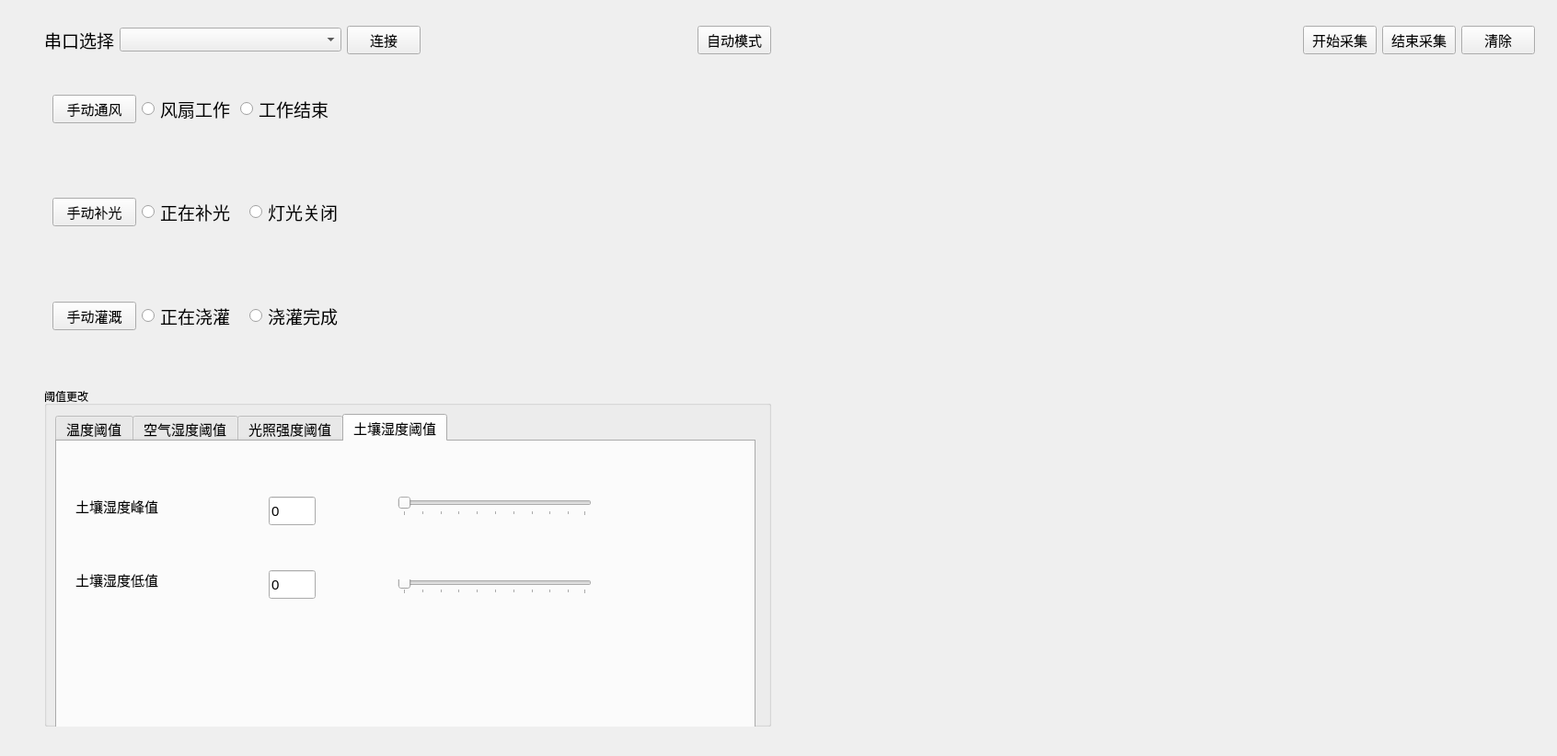
<?xml version="1.0" encoding="UTF-8"?>
<ui version="4.0">
 <class>RealTimeDate</class>
 <widget class="QWidget" name="RealTimeDate">
  <property name="geometry">
   <rect>
    <x>0</x>
    <y>0</y>
    <width>1692</width>
    <height>822</height>
   </rect>
  </property>
  <property name="windowTitle">
   <string>RealTimeDate</string>
  </property>
  <widget class="QFrame" name="frame">
   <property name="geometry">
    <rect>
     <x>30</x>
     <y>10</y>
     <width>826</width>
     <height>798</height>
    </rect>
   </property>
   <property name="minimumSize">
    <size>
     <width>781</width>
     <height>631</height>
    </size>
   </property>
   <property name="maximumSize">
    <size>
     <width>828</width>
     <height>798</height>
    </size>
   </property>
   <property name="frameShape">
    <enum>QFrame::NoFrame</enum>
   </property>
   <layout class="QVBoxLayout" name="verticalLayout_2">
    <item>
     <widget class="QFrame" name="frame_3">
      <property name="minimumSize">
       <size>
        <width>761</width>
        <height>264</height>
       </size>
      </property>
      <property name="frameShape">
       <enum>QFrame::NoFrame</enum>
      </property>
      <layout class="QVBoxLayout" name="verticalLayout">
       <item>
        <layout class="QHBoxLayout" name="horizontalLayout_4">
         <item>
          <widget class="QLabel" name="label">
           <property name="minimumSize">
            <size>
             <width>51</width>
             <height>21</height>
            </size>
           </property>
           <property name="font">
            <font>
             <family>Agency FB</family>
             <pointsize>14</pointsize>
            </font>
           </property>
           <property name="text">
            <string>串口选择</string>
           </property>
          </widget>
         </item>
         <item>
          <widget class="QComboBox" name="cbxSerial">
           <property name="minimumSize">
            <size>
             <width>241</width>
             <height>21</height>
            </size>
           </property>
           <property name="font">
            <font>
             <family>Agency FB</family>
             <pointsize>10</pointsize>
            </font>
           </property>
          </widget>
         </item>
         <item>
          <widget class="QPushButton" name="pbtlink">
           <property name="minimumSize">
            <size>
             <width>80</width>
             <height>20</height>
            </size>
           </property>
           <property name="font">
            <font>
             <family>Agency FB</family>
             <pointsize>11</pointsize>
            </font>
           </property>
           <property name="text">
            <string>连接</string>
           </property>
          </widget>
         </item>
         <item>
          <spacer name="horizontalSpacer">
           <property name="orientation">
            <enum>Qt::Horizontal</enum>
           </property>
           <property name="sizeHint" stdset="0">
            <size>
             <width>40</width>
             <height>20</height>
            </size>
           </property>
          </spacer>
         </item>
         <item>
          <widget class="QPushButton" name="Automatic">
           <property name="font">
            <font>
             <family>Agency FB</family>
             <pointsize>11</pointsize>
            </font>
           </property>
           <property name="text">
            <string>自动模式</string>
           </property>
          </widget>
         </item>
        </layout>
       </item>
       <item>
        <widget class="QFrame" name="frame_air">
         <property name="frameShape">
          <enum>QFrame::NoFrame</enum>
         </property>
         <layout class="QHBoxLayout" name="horizontalLayout_9">
          <item>
           <layout class="QHBoxLayout" name="horizontalLayout">
            <item>
             <widget class="QPushButton" name="pbtAir">
              <property name="minimumSize">
               <size>
                <width>91</width>
                <height>31</height>
               </size>
              </property>
              <property name="font">
               <font>
                <family>Agency FB</family>
                <pointsize>11</pointsize>
               </font>
              </property>
              <property name="text">
               <string>手动通风</string>
              </property>
             </widget>
            </item>
            <item>
             <widget class="QRadioButton" name="rbtAir_open">
              <property name="minimumSize">
               <size>
                <width>101</width>
                <height>31</height>
               </size>
              </property>
              <property name="font">
               <font>
                <family>Agency FB</family>
                <pointsize>14</pointsize>
               </font>
              </property>
              <property name="mouseTracking">
               <bool>true</bool>
              </property>
              <property name="text">
               <string>风扇工作</string>
              </property>
              <property name="checkable">
               <bool>true</bool>
              </property>
             </widget>
            </item>
            <item>
             <widget class="QRadioButton" name="rbtAir_close">
              <property name="enabled">
               <bool>true</bool>
              </property>
              <property name="minimumSize">
               <size>
                <width>121</width>
                <height>31</height>
               </size>
              </property>
              <property name="font">
               <font>
                <family>Agency FB</family>
                <pointsize>14</pointsize>
               </font>
              </property>
              <property name="mouseTracking">
               <bool>true</bool>
              </property>
              <property name="text">
               <string>工作结束</string>
              </property>
             </widget>
            </item>
            <item>
             <spacer name="horizontalSpacer_2">
              <property name="orientation">
               <enum>Qt::Horizontal</enum>
              </property>
              <property name="sizeHint" stdset="0">
               <size>
                <width>40</width>
                <height>20</height>
               </size>
              </property>
             </spacer>
            </item>
           </layout>
          </item>
         </layout>
        </widget>
       </item>
       <item>
        <widget class="QFrame" name="frame_light">
         <property name="frameShape">
          <enum>QFrame::NoFrame</enum>
         </property>
         <layout class="QHBoxLayout" name="horizontalLayout_10">
          <item>
           <layout class="QHBoxLayout" name="horizontalLayout_2">
            <item>
             <widget class="QPushButton" name="pbtLight">
              <property name="minimumSize">
               <size>
                <width>91</width>
                <height>31</height>
               </size>
              </property>
              <property name="font">
               <font>
                <family>Agency FB</family>
                <pointsize>11</pointsize>
               </font>
              </property>
              <property name="text">
               <string>手动补光</string>
              </property>
             </widget>
            </item>
            <item>
             <widget class="QRadioButton" name="rbtLight_open">
              <property name="minimumSize">
               <size>
                <width>111</width>
                <height>31</height>
               </size>
              </property>
              <property name="font">
               <font>
                <family>Agency FB</family>
                <pointsize>14</pointsize>
               </font>
              </property>
              <property name="mouseTracking">
               <bool>true</bool>
              </property>
              <property name="text">
               <string>正在补光</string>
              </property>
             </widget>
            </item>
            <item>
             <widget class="QRadioButton" name="rbtLight_close">
              <property name="minimumSize">
               <size>
                <width>121</width>
                <height>31</height>
               </size>
              </property>
              <property name="font">
               <font>
                <family>Agency FB</family>
                <pointsize>14</pointsize>
               </font>
              </property>
              <property name="mouseTracking">
               <bool>true</bool>
              </property>
              <property name="text">
               <string>灯光关闭</string>
              </property>
             </widget>
            </item>
            <item>
             <spacer name="horizontalSpacer_3">
              <property name="orientation">
               <enum>Qt::Horizontal</enum>
              </property>
              <property name="sizeHint" stdset="0">
               <size>
                <width>40</width>
                <height>20</height>
               </size>
              </property>
             </spacer>
            </item>
           </layout>
          </item>
         </layout>
        </widget>
       </item>
       <item>
        <widget class="QFrame" name="frame_water">
         <property name="frameShape">
          <enum>QFrame::NoFrame</enum>
         </property>
         <layout class="QHBoxLayout" name="horizontalLayout_11">
          <item>
           <layout class="QHBoxLayout" name="horizontalLayout_3">
            <item>
             <widget class="QPushButton" name="pbtWater">
              <property name="minimumSize">
               <size>
                <width>91</width>
                <height>31</height>
               </size>
              </property>
              <property name="font">
               <font>
                <family>Agency FB</family>
                <pointsize>11</pointsize>
               </font>
              </property>
              <property name="text">
               <string>手动灌溉</string>
              </property>
             </widget>
            </item>
            <item>
             <widget class="QRadioButton" name="rbtWater_open">
              <property name="minimumSize">
               <size>
                <width>111</width>
                <height>31</height>
               </size>
              </property>
              <property name="font">
               <font>
                <family>Agency FB</family>
                <pointsize>14</pointsize>
               </font>
              </property>
              <property name="mouseTracking">
               <bool>true</bool>
              </property>
              <property name="text">
               <string>正在浇灌</string>
              </property>
             </widget>
            </item>
            <item>
             <widget class="QRadioButton" name="rbtWater_close">
              <property name="minimumSize">
               <size>
                <width>121</width>
                <height>31</height>
               </size>
              </property>
              <property name="font">
               <font>
                <family>Agency FB</family>
                <pointsize>14</pointsize>
               </font>
              </property>
              <property name="mouseTracking">
               <bool>true</bool>
              </property>
              <property name="text">
               <string>浇灌完成</string>
              </property>
             </widget>
            </item>
            <item>
             <spacer name="horizontalSpacer_4">
              <property name="orientation">
               <enum>Qt::Horizontal</enum>
              </property>
              <property name="sizeHint" stdset="0">
               <size>
                <width>40</width>
                <height>20</height>
               </size>
              </property>
             </spacer>
            </item>
           </layout>
          </item>
         </layout>
        </widget>
       </item>
      </layout>
     </widget>
    </item>
    <item>
     <widget class="QFrame" name="frame_4">
      <property name="frameShape">
       <enum>QFrame::NoFrame</enum>
      </property>
      <layout class="QHBoxLayout" name="horizontalLayout_5">
       <item>
        <widget class="QGroupBox" name="groupBox">
         <property name="minimumSize">
          <size>
           <width>731</width>
           <height>341</height>
          </size>
         </property>
         <property name="title">
          <string>阈值更改</string>
         </property>
         <widget class="QTabWidget" name="twtChange">
          <property name="geometry">
           <rect>
            <x>12</x>
            <y>29</y>
            <width>761</width>
            <height>491</height>
           </rect>
          </property>
          <property name="minimumSize">
           <size>
            <width>737</width>
            <height>300</height>
           </size>
          </property>
          <property name="font">
           <font>
            <family>Arial</family>
            <pointsize>11</pointsize>
           </font>
          </property>
          <property name="currentIndex">
           <number>3</number>
          </property>
          <widget class="QWidget" name="tab">
           <attribute name="title">
            <string>温度阈值</string>
           </attribute>
           <widget class="QLabel" name="label_3">
            <property name="geometry">
             <rect>
              <x>20</x>
              <y>50</y>
              <width>151</width>
              <height>31</height>
             </rect>
            </property>
            <property name="text">
             <string>温度峰值</string>
            </property>
           </widget>
           <widget class="QLineEdit" name="let_High_Temperature">
            <property name="geometry">
             <rect>
              <x>200</x>
              <y>50</y>
              <width>51</width>
              <height>31</height>
             </rect>
            </property>
            <property name="font">
             <font>
              <family>Arial</family>
              <pointsize>11</pointsize>
             </font>
            </property>
            <property name="text">
             <string>0</string>
            </property>
           </widget>
           <widget class="QLabel" name="label_4">
            <property name="geometry">
             <rect>
              <x>20</x>
              <y>150</y>
              <width>171</width>
              <height>31</height>
             </rect>
            </property>
            <property name="text">
             <string>温度低值</string>
            </property>
           </widget>
           <widget class="QLineEdit" name="let_Low_Temperature">
            <property name="geometry">
             <rect>
              <x>200</x>
              <y>150</y>
              <width>51</width>
              <height>31</height>
             </rect>
            </property>
            <property name="font">
             <font>
              <family>Arial</family>
              <pointsize>11</pointsize>
             </font>
            </property>
            <property name="text">
             <string>0</string>
            </property>
           </widget>
           <widget class="QSlider" name="hsr_High_Temperature">
            <property name="geometry">
             <rect>
              <x>380</x>
              <y>60</y>
              <width>191</width>
              <height>21</height>
             </rect>
            </property>
            <property name="maximum">
             <number>50</number>
            </property>
            <property name="orientation">
             <enum>Qt::Horizontal</enum>
            </property>
            <property name="tickPosition">
             <enum>QSlider::TicksBelow</enum>
            </property>
            <property name="tickInterval">
             <number>10</number>
            </property>
           </widget>
           <widget class="QSlider" name="hsr_Low_Temperature">
            <property name="geometry">
             <rect>
              <x>380</x>
              <y>160</y>
              <width>191</width>
              <height>21</height>
             </rect>
            </property>
            <property name="maximum">
             <number>50</number>
            </property>
            <property name="orientation">
             <enum>Qt::Horizontal</enum>
            </property>
            <property name="tickPosition">
             <enum>QSlider::TicksBelow</enum>
            </property>
            <property name="tickInterval">
             <number>10</number>
            </property>
           </widget>
          </widget>
          <widget class="QWidget" name="tab_3">
           <attribute name="title">
            <string>空气湿度阈值</string>
           </attribute>
           <widget class="QLabel" name="label_5">
            <property name="geometry">
             <rect>
              <x>30</x>
              <y>60</y>
              <width>171</width>
              <height>31</height>
             </rect>
            </property>
            <property name="text">
             <string>空气湿度峰值</string>
            </property>
           </widget>
           <widget class="QLabel" name="label_6">
            <property name="geometry">
             <rect>
              <x>30</x>
              <y>150</y>
              <width>181</width>
              <height>41</height>
             </rect>
            </property>
            <property name="text">
             <string>空气湿度低值</string>
            </property>
           </widget>
           <widget class="QLineEdit" name="let_High_Air_Humidity">
            <property name="geometry">
             <rect>
              <x>210</x>
              <y>60</y>
              <width>61</width>
              <height>31</height>
             </rect>
            </property>
            <property name="text">
             <string>0</string>
            </property>
           </widget>
           <widget class="QLineEdit" name="let_Low_Air_Humidity">
            <property name="geometry">
             <rect>
              <x>210</x>
              <y>160</y>
              <width>61</width>
              <height>31</height>
             </rect>
            </property>
            <property name="text">
             <string>0</string>
            </property>
           </widget>
           <widget class="QSlider" name="hsr_High_Air_Humidity">
            <property name="geometry">
             <rect>
              <x>380</x>
              <y>70</y>
              <width>191</width>
              <height>16</height>
             </rect>
            </property>
            <property name="orientation">
             <enum>Qt::Horizontal</enum>
            </property>
            <property name="tickPosition">
             <enum>QSlider::TicksBelow</enum>
            </property>
            <property name="tickInterval">
             <number>10</number>
            </property>
           </widget>
           <widget class="QSlider" name="hsr_Low_Air_Humidity">
            <property name="geometry">
             <rect>
              <x>380</x>
              <y>170</y>
              <width>191</width>
              <height>16</height>
             </rect>
            </property>
            <property name="orientation">
             <enum>Qt::Horizontal</enum>
            </property>
            <property name="tickPosition">
             <enum>QSlider::TicksBelow</enum>
            </property>
            <property name="tickInterval">
             <number>10</number>
            </property>
           </widget>
          </widget>
          <widget class="QWidget" name="tab_2">
           <attribute name="title">
            <string>光照强度阈值</string>
           </attribute>
           <widget class="QLabel" name="label_7">
            <property name="geometry">
             <rect>
              <x>30</x>
              <y>60</y>
              <width>161</width>
              <height>31</height>
             </rect>
            </property>
            <property name="text">
             <string>光强峰值</string>
            </property>
           </widget>
           <widget class="QLabel" name="label_8">
            <property name="geometry">
             <rect>
              <x>30</x>
              <y>150</y>
              <width>171</width>
              <height>31</height>
             </rect>
            </property>
            <property name="text">
             <string>光强低值</string>
            </property>
           </widget>
           <widget class="QLineEdit" name="let_High_Light_Intensity">
            <property name="geometry">
             <rect>
              <x>210</x>
              <y>60</y>
              <width>51</width>
              <height>31</height>
             </rect>
            </property>
            <property name="text">
             <string>0</string>
            </property>
           </widget>
           <widget class="QLineEdit" name="let_Low_Light_Intensity">
            <property name="geometry">
             <rect>
              <x>210</x>
              <y>150</y>
              <width>51</width>
              <height>31</height>
             </rect>
            </property>
            <property name="text">
             <string>0</string>
            </property>
           </widget>
           <widget class="QSlider" name="hsr_High_Light_Intensity">
            <property name="geometry">
             <rect>
              <x>370</x>
              <y>70</y>
              <width>201</width>
              <height>21</height>
             </rect>
            </property>
            <property name="maximum">
             <number>2000</number>
            </property>
            <property name="orientation">
             <enum>Qt::Horizontal</enum>
            </property>
            <property name="tickPosition">
             <enum>QSlider::TicksBelow</enum>
            </property>
            <property name="tickInterval">
             <number>100</number>
            </property>
           </widget>
           <widget class="QSlider" name="hsr_Low_Light_Intensity">
            <property name="geometry">
             <rect>
              <x>370</x>
              <y>170</y>
              <width>201</width>
              <height>21</height>
             </rect>
            </property>
            <property name="maximum">
             <number>2000</number>
            </property>
            <property name="orientation">
             <enum>Qt::Horizontal</enum>
            </property>
            <property name="tickPosition">
             <enum>QSlider::TicksBelow</enum>
            </property>
            <property name="tickInterval">
             <number>100</number>
            </property>
           </widget>
          </widget>
          <widget class="QWidget" name="tab_4">
           <attribute name="title">
            <string>土壤湿度阈值</string>
           </attribute>
           <widget class="QLabel" name="label_9">
            <property name="geometry">
             <rect>
              <x>20</x>
              <y>50</y>
              <width>191</width>
              <height>41</height>
             </rect>
            </property>
            <property name="text">
             <string>土壤湿度峰值</string>
            </property>
           </widget>
           <widget class="QLabel" name="label_10">
            <property name="geometry">
             <rect>
              <x>20</x>
              <y>130</y>
              <width>201</width>
              <height>41</height>
             </rect>
            </property>
            <property name="text">
             <string>土壤湿度低值</string>
            </property>
           </widget>
           <widget class="QLineEdit" name="let_High_Soil_Moisture">
            <property name="geometry">
             <rect>
              <x>230</x>
              <y>60</y>
              <width>51</width>
              <height>31</height>
             </rect>
            </property>
            <property name="text">
             <string>0</string>
            </property>
           </widget>
           <widget class="QLineEdit" name="let_Low_Soil_Moisture">
            <property name="geometry">
             <rect>
              <x>230</x>
              <y>140</y>
              <width>51</width>
              <height>31</height>
             </rect>
            </property>
            <property name="text">
             <string>0</string>
            </property>
           </widget>
           <widget class="QSlider" name="hsr_High_Soil_Moisture">
            <property name="geometry">
             <rect>
              <x>370</x>
              <y>60</y>
              <width>211</width>
              <height>21</height>
             </rect>
            </property>
            <property name="orientation">
             <enum>Qt::Horizontal</enum>
            </property>
            <property name="tickPosition">
             <enum>QSlider::TicksBelow</enum>
            </property>
            <property name="tickInterval">
             <number>10</number>
            </property>
           </widget>
           <widget class="QSlider" name="hsr_Low_Soil_Moisture">
            <property name="geometry">
             <rect>
              <x>370</x>
              <y>150</y>
              <width>211</width>
              <height>16</height>
             </rect>
            </property>
            <property name="orientation">
             <enum>Qt::Horizontal</enum>
            </property>
            <property name="tickPosition">
             <enum>QSlider::TicksBelow</enum>
            </property>
            <property name="tickInterval">
             <number>10</number>
            </property>
           </widget>
          </widget>
         </widget>
        </widget>
       </item>
      </layout>
     </widget>
    </item>
   </layout>
  </widget>
  <widget class="QFrame" name="frame_6">
   <property name="geometry">
    <rect>
     <x>860</x>
     <y>4</y>
     <width>826</width>
     <height>810</height>
    </rect>
   </property>
   <property name="minimumSize">
    <size>
     <width>600</width>
     <height>618</height>
    </size>
   </property>
   <property name="focusPolicy">
    <enum>Qt::NoFocus</enum>
   </property>
   <property name="frameShape">
    <enum>QFrame::NoFrame</enum>
   </property>
   <layout class="QVBoxLayout" name="verticalLayout_3">
    <item>
     <widget class="QFrame" name="frame_5">
      <property name="maximumSize">
       <size>
        <width>16777215</width>
        <height>61</height>
       </size>
      </property>
      <property name="frameShape">
       <enum>QFrame::NoFrame</enum>
      </property>
      <layout class="QHBoxLayout" name="horizontalLayout_7">
       <item>
        <layout class="QHBoxLayout" name="horizontalLayout_6">
         <item>
          <spacer name="horizontalSpacer_5">
           <property name="orientation">
            <enum>Qt::Horizontal</enum>
           </property>
           <property name="sizeHint" stdset="0">
            <size>
             <width>40</width>
             <height>20</height>
            </size>
           </property>
          </spacer>
         </item>
         <item>
          <widget class="QPushButton" name="pbtStart">
           <property name="font">
            <font>
             <family>Agency FB</family>
             <pointsize>11</pointsize>
            </font>
           </property>
           <property name="text">
            <string>开始采集</string>
           </property>
          </widget>
         </item>
         <item>
          <widget class="QPushButton" name="pbtEnd">
           <property name="font">
            <font>
             <family>Agency FB</family>
             <pointsize>11</pointsize>
            </font>
           </property>
           <property name="text">
            <string>结束采集</string>
           </property>
          </widget>
         </item>
         <item>
          <widget class="QPushButton" name="pbtClaer">
           <property name="font">
            <font>
             <family>Agency FB</family>
             <pointsize>11</pointsize>
            </font>
           </property>
           <property name="text">
            <string>清除</string>
           </property>
          </widget>
         </item>
        </layout>
       </item>
      </layout>
     </widget>
    </item>
    <item>
     <widget class="QFrame" name="frame_2">
      <property name="frameShape">
       <enum>QFrame::NoFrame</enum>
      </property>
     </widget>
    </item>
   </layout>
  </widget>
 </widget>
 <resources/>
 <connections/>
</ui>
